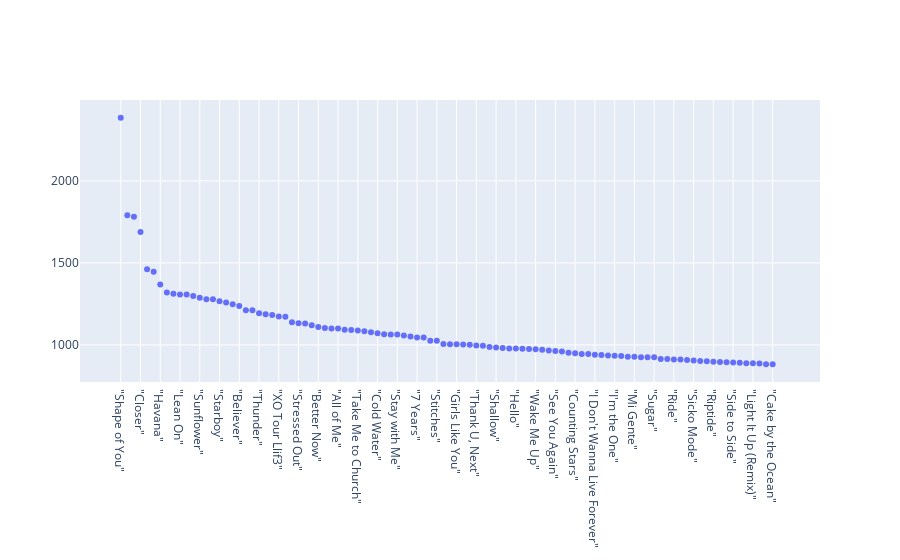

This figure's notebook cell:
### Code cell
ms_dict = get_most_streamed_data()
songs = get_songs()
counts = get_counts()
plot_scatter()

### Figure 1 — Plotly figure (JSON) as saved in the notebook; plotly's stock layout.template omitted (floating-point values rounded to 4 significant figures)
{"data": [{"mode": "markers", "type": "scatter", "x": ["\"Shape of You\"", "\"One Dance\"", "\"Rockstar\"", "\"Closer\"", "\"Thinking Out Loud\"", "\"God's Plan\"", "\"Havana\"", "\"Love Yourself\"", "\"Despacito (Remix)\"", "\"Lean On\"", "\"Perfect\"", "\"Say You Won't Let Go\"", "\"Sunflower\"", "\"Photograph\"", "\"New Rules\"", "\"Starboy\"", "\"Sorry\"", "\"Don't Let Me Down\"", "\"Believer\"", "\"I Took a Pill in Ibiza (Seeb Remix)\"", "\"Something Just Like This\"", "\"Thunder\"", "\"Let Me Love You\"", "\"Humble\"", "\"XO Tour Llif3\"", "\"Sad!\"", "\"Faded\"", "\"Stressed Out\"", "\"Señorita\"", "\"Congratulations\"", "\"Better Now\"", "\"Unforgettable\"", "\"Cheap Thrills\"", "\"All of Me\"", "\"Treat You Better\"", "\"Uptown Funk\"", "\"Take Me to Church\"", "\"Bohemian Rhapsody\"", "\"Bad Guy\"", "\"Cold Water\"", "\"Despacito\"", "\"Happier\"", "\"Stay with Me\"", "\"What Do You Mean?\"", "\"Lucid Dreams\"", "\"7 Years\"", "\"Let Her Go\"", "\"Can't Stop the Feeling!\"", "\"Stitches\"", "\"7 Rings\"", "\"That's What I Like\"", "\"Girls Like You\"", "\"Cheerleader (Felix Jaehn Remix)\"", "\"Too Good at Goodbyes\"", "\"Thank U, Next\"", "\"Jocelyn Flores\"", "\"This Is What You Came For\"", "\"Shallow\"", "\"Psycho\"", "\"I Like It\"", "\"Hello\"", "\"Work from Home\"", "\"Can't Feel My Face\"", "\"Wake Me Up\"", "\"Heathens\"", "\"Radioactive\"", "\"See You Again\"", "\"Attention\"", "\"In My Feelings\"", "\"Counting Stars\"", "\"Rockabye\"", "\"I Fall Apart”", "\"I Don't Wanna Live Forever\"", "\"Can't Hold Us\"", "\"Chandelier\"", "\"I'm the One\"", "\"We Don't Talk Anymore\"", "\"One Kiss\"", "\"Mi Gente\"", "\"It Ain't Me\"", "\"Work\"", "\"Sugar\"", "\"Taki Taki\"", "\"The Hills\"", "\"Ride\"", "\"Demons\"", "\"IDGAF\"", "\"Sicko Mode\"", "\"Without Me\"", "\"Me Rehúso\"", "\"Riptide\"", "\"There's Nothing Holdin' Me Back\"", "\"Eastside\"", "\"Side to Side\"", "\"In the Name of Love\"", "\"Someone You Loved\"", "\"Light It Up (Remix)\"", "\"I Hate U, I Love U\"", "\"I Like Me Better\"", "\"Cake by the Ocean\"", "As of 5 January 2020"], "y": ["2384", "1791", "1781", "1688", "1461", "1446", "1368", "1319", "1312", "1308", "1307", "1299", "1287", "1279", "1278", "1267", "1258", "1248", "1237", "1211", "1211", "1193", "1187", "1183", "1174", "1172", "1138", "1133", "1131", "1120", "1110", "1103", "1101", "1101", "1093", "1091", "1088", "1083", "1078", "1071", "1065", "1064", "1063", "1058", "1051", "1046", "1045", "1026", "1026", "1006", "1005", "1005", "1003", "1001", "996", "995", "987", "985", "981", "978", "978", "977", "975", "974", "971", "966", "963", "960", "952", "949", "945", "945", "941", "939", "936", "934", "932", "928", "928", "925", "925", "925", "915", "915", "912", "911", "908", "906", "902", "900", "898", "896", "894", "893", "892", "888", "888", "887", "883", "883", "As of 5 January 2020"]}], "layout": {}}
